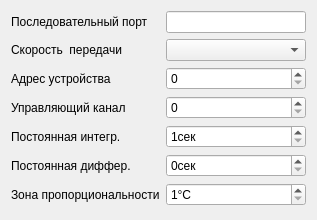
<ui version="4.0" >
 <class>MetakonCfgForm</class>
 <widget class="QWidget" name="MetakonCfgForm" >
  <property name="geometry" >
   <rect>
    <x>0</x>
    <y>0</y>
    <width>317</width>
    <height>220</height>
   </rect>
  </property>
  <property name="windowTitle" >
   <string>Form</string>
  </property>
  <layout class="QGridLayout" >
   <item row="0" column="0" >
    <widget class="QLabel" name="label" >
     <property name="sizePolicy" >
      <sizepolicy vsizetype="Preferred" hsizetype="Fixed" >
       <horstretch>0</horstretch>
       <verstretch>0</verstretch>
      </sizepolicy>
     </property>
     <property name="text" >
      <string>Последовательный порт</string>
     </property>
    </widget>
   </item>
   <item row="0" column="1" >
    <widget class="QLineEdit" name="leSerialPortName" />
   </item>
   <item row="1" column="0" >
    <widget class="QLabel" name="label_2" >
     <property name="sizePolicy" >
      <sizepolicy vsizetype="Preferred" hsizetype="Fixed" >
       <horstretch>0</horstretch>
       <verstretch>0</verstretch>
      </sizepolicy>
     </property>
     <property name="text" >
      <string>Скорость  передачи</string>
     </property>
    </widget>
   </item>
   <item row="1" column="1" >
    <widget class="QComboBox" name="cbBaudRate" >
     <property name="editable" >
      <bool>false</bool>
     </property>
     <property name="currentIndex" >
      <number>-1</number>
     </property>
    </widget>
   </item>
   <item row="2" column="0" >
    <widget class="QLabel" name="label_3" >
     <property name="sizePolicy" >
      <sizepolicy vsizetype="Preferred" hsizetype="Fixed" >
       <horstretch>0</horstretch>
       <verstretch>0</verstretch>
      </sizepolicy>
     </property>
     <property name="text" >
      <string>Адрес устройства</string>
     </property>
    </widget>
   </item>
   <item row="2" column="1" >
    <widget class="QSpinBox" name="sbDevAddress" >
     <property name="maximum" >
      <number>255</number>
     </property>
    </widget>
   </item>
   <item row="3" column="0" >
    <widget class="QLabel" name="label_4" >
     <property name="sizePolicy" >
      <sizepolicy vsizetype="Preferred" hsizetype="Fixed" >
       <horstretch>0</horstretch>
       <verstretch>0</verstretch>
      </sizepolicy>
     </property>
     <property name="text" >
      <string>Управляющий канал</string>
     </property>
    </widget>
   </item>
   <item row="3" column="1" >
    <widget class="QSpinBox" name="sbChannel" >
     <property name="maximum" >
      <number>2</number>
     </property>
    </widget>
   </item>
   <item row="4" column="0" >
    <widget class="QLabel" name="label_5" >
     <property name="text" >
      <string>Постоянная интегр.</string>
     </property>
    </widget>
   </item>
   <item row="4" column="1" >
    <widget class="QSpinBox" name="sbIntegr" >
     <property name="suffix" >
      <string>сек</string>
     </property>
     <property name="prefix" >
      <string/>
     </property>
     <property name="minimum" >
      <number>1</number>
     </property>
     <property name="maximum" >
      <number>30000</number>
     </property>
     <property name="singleStep" >
      <number>1000</number>
     </property>
    </widget>
   </item>
   <item row="5" column="0" >
    <widget class="QLabel" name="label_6" >
     <property name="text" >
      <string>Постоянная диффер.</string>
     </property>
    </widget>
   </item>
   <item row="5" column="1" >
    <widget class="QSpinBox" name="sbDiff" >
     <property name="suffix" >
      <string>сек</string>
     </property>
     <property name="maximum" >
      <number>255</number>
     </property>
     <property name="singleStep" >
      <number>10</number>
     </property>
    </widget>
   </item>
   <item row="6" column="0" >
    <widget class="QLabel" name="label_7" >
     <property name="text" >
      <string>Зона пропорциональности</string>
     </property>
    </widget>
   </item>
   <item row="6" column="1" >
    <widget class="QSpinBox" name="sbPb" >
     <property name="suffix" >
      <string>°C</string>
     </property>
     <property name="minimum" >
      <number>1</number>
     </property>
     <property name="maximum" >
      <number>9999</number>
     </property>
    </widget>
   </item>
  </layout>
 </widget>
 <resources/>
 <connections/>
</ui>
